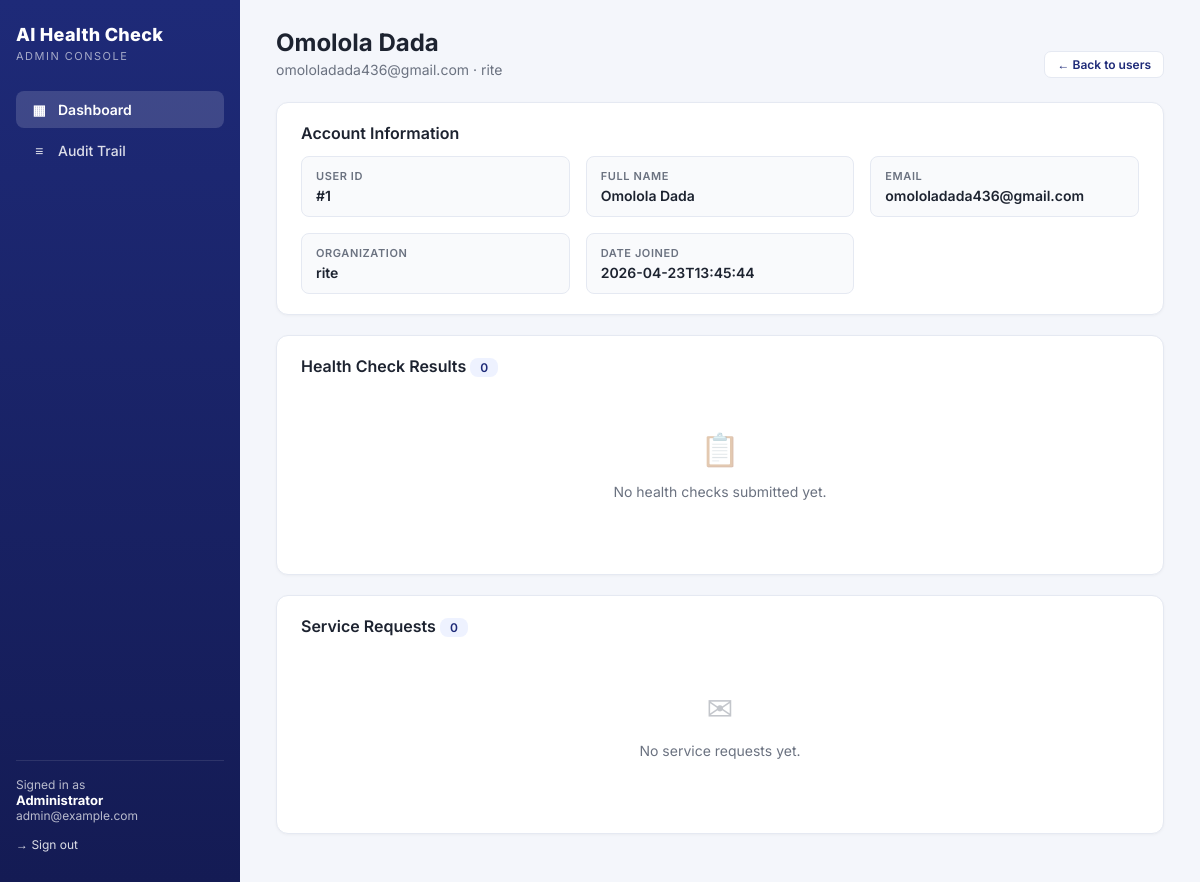
Screenshot of /admin/user/1 (signed in) with the database file from the repository.
### tables this page shows
CREATE TABLE users (
            id INTEGER PRIMARY KEY AUTOINCREMENT,
            name TEXT NOT NULL,
            email TEXT NOT NULL UNIQUE,
            password TEXT NOT NULL,
            organization TEXT NOT NULL,
            date_joined TEXT
        );

### main.py (the view)
@app.route('/admin/user/<int:user_id>')
@admin_required
def admin_user_detail(user_id):
    conn = sqlite3.connect(DB_NAME)
    c = conn.cursor()
    c.execute('SELECT id, name, email, organization, date_joined FROM users WHERE id = ?',
              (user_id,))
    user = c.fetchone()
    if not user:
        conn.close()
        return "User not found", 404
    c.execute('''SELECT score, message, next_step, date_submitted
                 FROM health_check_results WHERE user_id = ?
                 ORDER BY date_submitted DESC''', (user_id,))
    health_checks = c.fetchall()
    c.execute('''SELECT service_type, date_submitted FROM upgrade_requests
                 WHERE user_id = ? ORDER BY date_submitted DESC''', (user_id,))
    requests_list = c.fetchall()
    conn.close()
    log_audit('admin', session.get('admin_id'), session.get('admin_email'),
              'VIEW_USER_DETAIL', f'User ID: {user_id}, Email: {user[2]}')
    return render_template('admin_user_detail.html', user=user,
                           health_checks=health_checks, requests_list=requests_list)

### main.py (called while the page is built)
def log_audit(actor_type, actor_id, actor_email, action, details=None):
    try:
        conn = sqlite3.connect(DB_NAME)
        c = conn.cursor()
        c.execute('''
            INSERT INTO audit_logs
                (timestamp, actor_type, actor_id, actor_email, action, details, ip_address)
            VALUES (?, ?, ?, ?, ?, ?, ?)
        ''', (datetime.datetime.now().isoformat(), actor_type, actor_id,
              actor_email, action, details, request.remote_addr if request else None))
        conn.commit()
        conn.close()
    except Exception as e:
        print(f"Audit log error: {e}")

def admin_required(f):
    @wraps(f)
    def wrapper(*args, **kwargs):
        if not session.get('admin_id'):
            return redirect(url_for('admin_login'))
        return f(*args, **kwargs)
    return wrapper

### templates/admin_user_detail.html (shortened to what this page needs)
{% extends "admin_base.html" %}
{% set active = 'dashboard' %}
{% block content %}
<div class="page-head">
    <div>
        <h1>{{ user[1] }}</h1>
        <p>{{ user[2] }} · {{ user[3] }}</p>
    </div>
    <div>
        <a href="{{ url_for('admin_dashboard') }}" class="btn secondary sm">← Back to users</a>
    </div>
</div>
<div class="card">
    <h2>Account Information</h2>
    <div class="info-grid">
        <div class="info-item"><div class="k">User ID</div><div class="v">#{{ user[0] }}</div></div>
        <div class="info-item"><div class="k">Full Name</div><div class="v">{{ user[1] }}</div></div>
        <div class="info-item"><div class="k">Email</div><div class="v">{{ user[2] }}</div></div>
        <div class="info-item"><div class="k">Organization</div><div class="v">{{ user[3] }}</div></div>
        <div class="info-item"><div class="k">Date Joined</div><div class="v">{{ user[4][:19] if user[4] else '-' }}</div></div>
    </div>
</div>
<div class="card">
    <h2>Health Check Results <span class="pill">{{ health_checks|length }}</span></h2>
    {% if health_checks %}
    <div class="table-wrap">
    <table class="tbl">
        <thead>
            <tr><th>Date</th><th>Score</th><th>Message</th><th>Recommended Next Steps</th></tr>
        </thead>
        <tbody>
        {% for h in health_checks %}
            <tr>
                <td>{{ h[3][:19] if h[3] else '' }}</td>
                <td><span class="pill">{{ h[0] }}/10</span></td>
                <td><pre class="preserve">{{ h[1] }}</pre></td>
                <td><pre class="preserve">{{ h[2] }}</pre></td>
            </tr>
        {% endfor %}
        </tbody>
    </table>
    </div>
    {% else %}
        <div class="empty"><div class="ico">📋</div><p>No health checks submitted yet.</p></div>
    {% endif %}
</div>
<div class="card">
    <h2>Service Requests <span class="pill">{{ requests_list|length }}</span></h2>
    {% if requests_list %}
    <div class="table-wrap">
    <table class="tbl">
        <thead><tr><th>Date</th><th>Service</th></tr></thead>
        <tbody>
        {% for r in requests_list %}
            <tr>
                <td>{{ r[1][:19] if r[1] else '' }}</td>
                <td>{{ r[0] }}</td>
            </tr>
        {% endfor %}
        </tbody>
    </table>
    </div>
    {% else %}
        <div class="empty"><div class="ico">✉</div><p>No service requests yet.</p></div>
    {% endif %}
</div>
{% endblock %}

### templates/admin_base.html (style rules this page uses)
:root { --primary: #1e2a78; --primary-dark: #141b54; --accent: #ffb347; --accent-dark: #ff9e1b; --bg: #f4f6fb; --card: #ffffff; --text: #1d2330; --muted: #6b7280; --border: #e5e9f2; --success: #10b981; --danger: #ef4444; --warning: #f59e0b; }
* { box-sizing: border-box; }
body { margin: 0; font-family: 'Inter', system-ui, sans-serif; background: var(--bg); color: var(--text); font-size: 14px; }
a { color: var(--primary); text-decoration: none; }
.page-head { display: flex; justify-content: space-between; align-items: end; margin-bottom: 24px; flex-wrap: wrap; gap: 12px; }
.page-head h1 { margin: 0 0 4px; font-size: 24px; font-weight: 700; }
.page-head p { margin: 0; color: var(--muted); }
.card { background: var(--card); border-radius: 12px; box-shadow: 0 1px 3px rgba(0,0,0,0.04); border: 1px solid var(--border); padding: 20px 24px; margin-bottom: 20px; }
.card h2 { margin-top: 0; font-size: 16px; font-weight: 600; }
.pill { background: #eef2ff; color: var(--primary); border-radius: 8px; padding: 2px 10px; font-weight: 600; font-size: 12px; }
.btn { display: inline-block; padding: 8px 16px; background: var(--primary); color: #fff; border: none; border-radius: 7px; font-weight: 600; font-size: 13px; cursor: pointer; font-family: inherit; transition: background 0.15s, transform 0.05s; }
.btn.secondary { background: #fff; color: var(--primary); border: 1px solid var(--border); }
.btn.sm { padding: 5px 12px; font-size: 12px; }
.empty { text-align: center; padding: 40px 20px; color: var(--muted); }
.empty .ico { font-size: 32px; opacity: 0.4; margin-bottom: 8px; }
.info-grid { display: grid; grid-template-columns: repeat(auto-fit, minmax(220px, 1fr)); gap: 16px; margin-top: 8px; }
.info-item { padding: 12px 14px; background: #f9fafc; border-radius: 8px; border: 1px solid var(--border); }
.info-item .k { font-size: 11px; text-transform: uppercase; letter-spacing: 0.6px; color: var(--muted); font-weight: 600; }
.info-item .v { margin-top: 4px; font-weight: 600; }

### rows the page displays
users: name "Omolola Dada", email "omololadada436@gmail.com", organization "rite", id "1", date_joined "2026-04-23T13:45:44"

### other values shown
{{ session.get('admin_name') }} "Administrator"
{{ session.get('admin_email') }} "admin@example.com"
{{ health_checks|length }} "0"
{{ requests_list|length }} "0"
